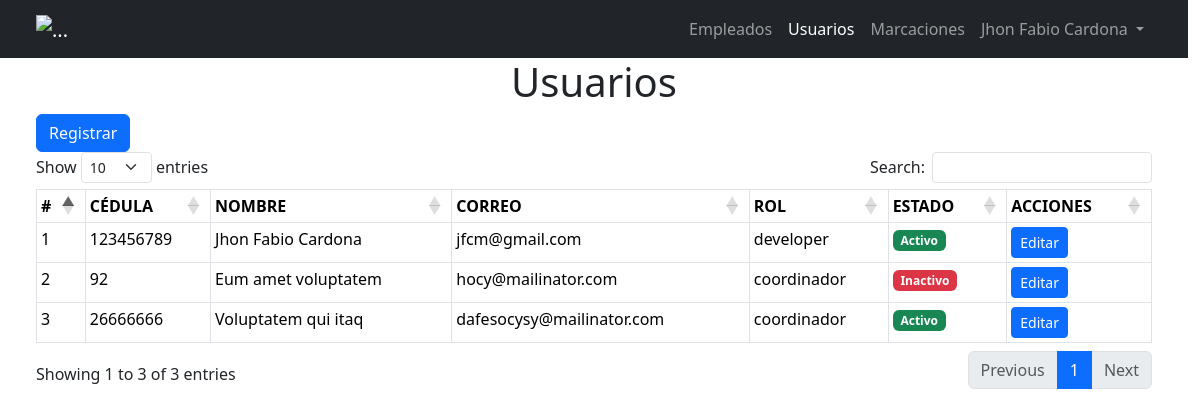
Page /admin/index.php?ruta=usuarios (signed in) on the earlier database version.
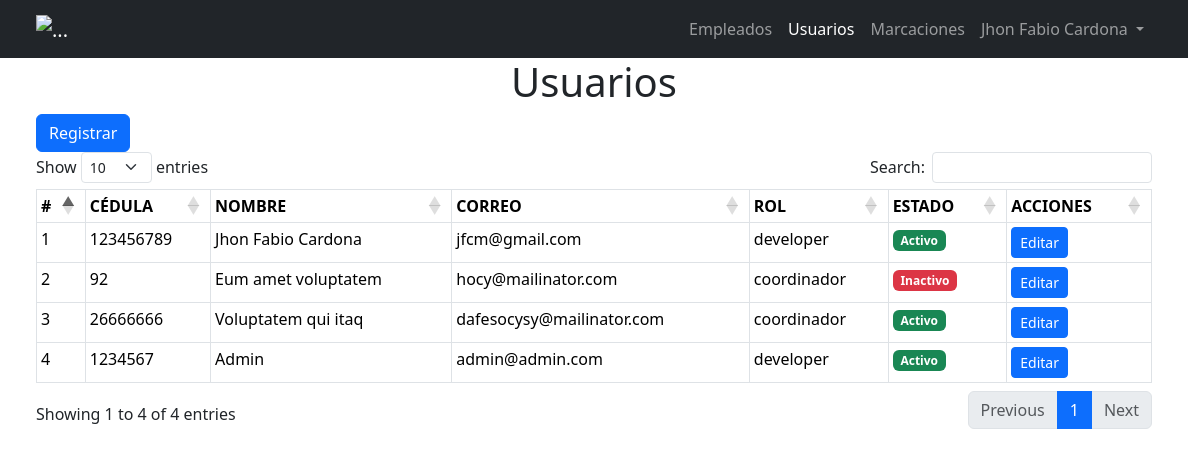
Same page on the later database version.
### tables this page shows
CREATE TABLE IF NOT EXISTS `usuarios` (
  `id` bigint unsigned NOT NULL AUTO_INCREMENT,
  `cedula` bigint NOT NULL,
  `nombre` varchar(100) NOT NULL,
  `correo` varchar(150) NOT NULL,
  `password` varchar(1000) NOT NULL,
  `rol` varchar(50) NOT NULL,
  `estado` tinyint NOT NULL DEFAULT '1',
  `created_at` timestamp NOT NULL DEFAULT CURRENT_TIMESTAMP,
  `updated_at` timestamp NOT NULL DEFAULT CURRENT_TIMESTAMP ON UPDATE CURRENT_TIMESTAMP,
  PRIMARY KEY (`id`)
);

### admin/Controllers/AppController.php (called while the page is built)
<?php
class AppController
{
    public static function startApp()
    {
        include __DIR__ . "/../Views/template.php";
    }
}

### admin/index.php (called while the page is built, shortened)
<?php
include "./Models/Conexion.php";
include "./Controllers/AppController.php";
include "./Controllers/UsuarioController.php";
AppController::startApp();
?>

### admin/Models/Conexion.php (called while the page is built)
<?php
class Conexion
{
    public static  function conectar()
    {
        $ip = 'localhost';
        $db = 'marcaciones';
        $user_db = 'root';
        $passwod_db = '';
        try {
            $conexion = new PDO("mysql:host=$ip;dbname=$db", $user_db, $passwod_db, [
                PDO::ATTR_PERSISTENT => true,
                PDO::MYSQL_ATTR_INIT_COMMAND => "SET NAMES utf8"
            ]);
            return $conexion;
        } catch (\Throwable $e) {
            print $e->getMessage();
            die();
        }
    }
}

### admin/Models/Usuario.php (called while the page is built, shortened)
<?php
class Usuario
{
    public static function lista()
    {
        $stmt = Conexion::conectar()->prepare("SELECT id, cedula, nombre, correo, password, rol, estado  FROM usuarios; ");
        $stmt->execute();
        $retorno = $stmt->rowCount() > 0 ? $stmt->fetchAll(PDO::FETCH_ASSOC) : [];
        return $retorno;
    }
}

### admin/Controllers/UsuarioController.php (called while the page is built, shortened)
<?php
include __DIR__ . "/../Models/Usuario.php";
class UsuarioController
{
    public static function listarUsuarios()
    {
        return Usuario::lista();
    }
}

### admin/Views/modulos/usuarios/usuarios.php (the view, shortened to what this page needs)
<?php
$usuarios = UsuarioController::listarUsuarios();
?>
<div class="container">
    <div class="row">
        <div class="col-12 text-center">
            <h1>Usuarios</h1>
        </div>
        <div class="col-12">
            <button type="button" class="btn btn-primary text-right" data-bs-toggle="modal" data-bs-target="#modalRegistrarUsuario">
                Registrar
            </button>
        </div>
        <div class="col-12">
            <table class="table table-sm table-hover table-stripe table-bordered w-full" id="tblUsuarios">
                <thead class="thead-light">
                    <tr>
                        <th>#</th>
                        <th>CÉDULA</th>
                        <th>NOMBRE</th>
                        <th>CORREO</th>
                        <th>ROL</th>
                        <th>ESTADO</th>
                        <th>ACCIONES</th>
                    </tr>
                </thead>
                <tbody>
                    <?php if (count($usuarios) > 0) : ?>
                        <?php foreach ($usuarios as $key => $usuario) : ?>
                            <tr>
                                <td><?= $usuario['id'] ?></td>
                                <td><?= $usuario['cedula'] ?></td>
                                <td><?= $usuario['nombre'] ?></td>
                                <td><?= $usuario['correo'] ?></td>
                                <td><?= $usuario['rol'] ?></td>
                                <td><?= $usuario['estado'] == 1 ? '<span class="badge text-bg-success">Activo</span>' : '<span class="badge text-bg-danger">Inactivo</span>' ?></td>
                                <td>
                                    <a href="index.php?ruta=usuarios-edit&id=<?= $usuario['id'] ?>" class="btn btn-sm btn-primary">
                                        Editar
                                    </a>
                                </td>
                            </tr>
                        <?php endforeach ?>
                    <?php else :  ?>
                        <tr>
                            <td colspan="7">Sin registros</td>
                        </tr>
                    <?php endif ?>
                </tbody>
            </table>
        </div>
    </div>
</div>

Differences in the rows shown:
added usuarios: id "4", cedula "1234567", nombre "Admin", correo "admin@admin.com", rol "developer", estado "Activo"
Other differences:
text written by a page script: "Show entries Search: Showing 1 to 3 of 3 entries Previous 1 Next" → "Show entries Search: Showing 1 to 4 of 4 entries Previous 1 Next"
